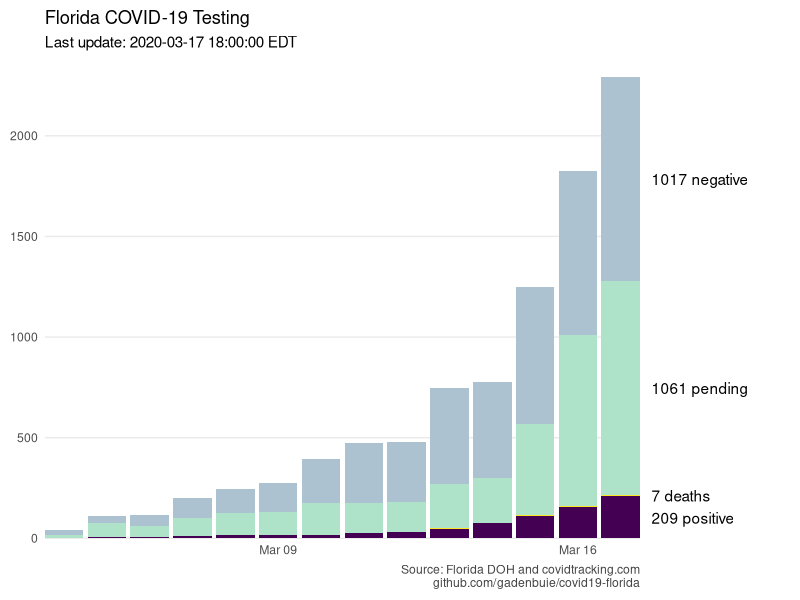

Source code (R):
library(dplyr, warn.conflicts = FALSE)
library(tidyr, warn.conflicts = FALSE)
library(readr, warn.conflicts = FALSE)
library(lubridate, warn.conflicts = FALSE)
library(ggplot2, warn.conflicts = FALSE)

x <- read_csv("covid-19-florida-tests.csv")

test_summary <- 
  x %>%
  select(timestamp, negative, positive, pending, contains("deaths"), -total) %>%
  rename(deaths = florida_deaths) %>%
  mutate(positive = positive - deaths) %>%
  mutate_at("timestamp", ymd_hms) %>%
  mutate(day = floor_date(timestamp, "day")) %>% 
  group_by(day) %>% 
  arrange(desc(timestamp)) %>% 
  slice(1) %>% 
  ungroup() %>% 
  select(-day) %>% 
  mutate_at("timestamp", as_date) %>%
  pivot_longer(names_to = "status", values_to = "count", -timestamp) %>%
  mutate(status = factor(status, c("negative", "pending", "deaths", "positive")))
  
g <- 
  test_summary %>% 
  # filter(status != "negative") %>% 
  ggplot() +
  aes(x = timestamp, y = count, fill = status) +
  geom_col() +
  ggrepel::geom_text_repel(
    data = test_summary %>% 
      filter(timestamp == max(timestamp)) %>% 
      arrange(desc(status)) %>% 
      mutate(
        placement = cumsum(count) - count / 2,
        count_label = paste(count, status)
      ),
    aes(label = count_label, y = placement, x = timestamp + 0.40, segment.color = status), 
    xlim = test_summary %>% pull(timestamp) %>% max() + 0.6,
    segment.size = 0.75
  ) +
  labs(
    x = NULL, y = NULL,
    caption = "Source: Florida DOH and covidtracking.com\ngithub.com/gadenbuie/covid19-florida"
  ) +
  ggtitle(
    label = "Florida COVID-19 Testing",
    subtitle = glue::glue("Last update: {max(x$timestamp)}")
  ) +
  theme_minimal() +
  scale_x_date(expand = expand_scale(add = 0)) +
  scale_y_continuous(expand = expand_scale(add = 0)) +
  scale_color_manual(
    aesthetics = "segment.color",
    values = c(negative = "#acc2d1", pending = "#aee2c9", positive = "#440154", deaths = "#fde725"),
    guide = FALSE
  ) +
  scale_fill_manual(
    values = c(negative = "#acc2d1", pending = "#aee2c9", positive = "#440154", deaths = "#fde725"),
    guide = FALSE
  ) +
  coord_cartesian(clip = "off") +
  theme(
    plot.margin = margin(0.5, 8, 0.5, 0.5, unit = "lines"),
    plot.subtitle = element_text(margin = margin(b = 1.25, unit = "lines")),
    plot.caption = element_text(color = "#444444"),
    panel.grid.major.x = element_blank(),
    panel.grid.minor.x = element_blank(),
    panel.grid.minor.y = element_blank()
  )

fs::dir_create("plots")
ggsave(fs::path("plots", "covid-19-florida-testing.png"), g, width = 6.66, height = 3.33, dpi = 150, scale = 1.5)
